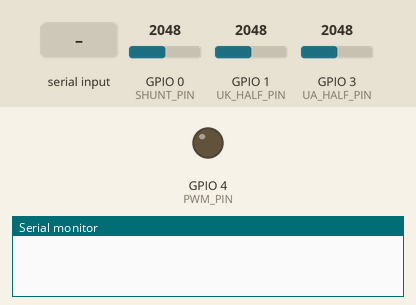
Bench run of a sketch on a simulated ESP32-C3. Parts: output pins drawn as LEDs (lit = HIGH), the last lines printed to the serial monitor. The test bench sets the inputs (shaded band); at power-on: GPIO 0 (SHUNT_PIN) = 2048, GPIO 1 (UK_HALF_PIN) = 2048, GPIO 3 (UA_HALF_PIN) = 2048 (analog values on the 0–4095 scale).

Above: at 2.2 s.
2.3 s: "s" received over Serial
At 3.4 s:
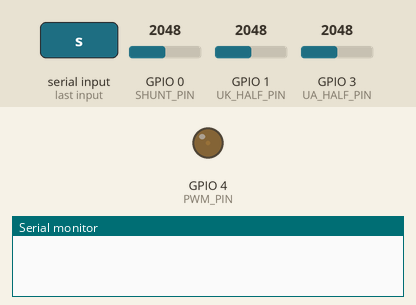
5.3 s: GPIO 0 (SHUNT_PIN) set to 3499
8.3 s: GPIO 0 (SHUNT_PIN) set to 3590
At 13.93 s:
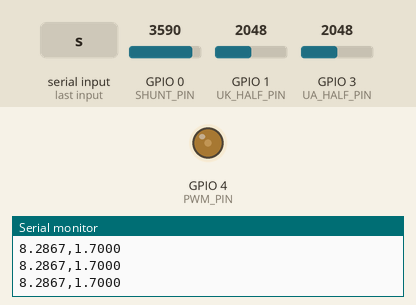
Timing chart, 0 to 17.2 s (numbered marks = the images above; inputs shaded):
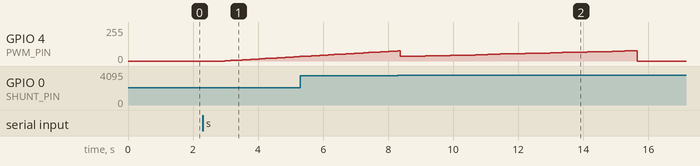

Measured:
- the behaviour switches between 3537 and 3538 on GPIO 0 (SHUNT_PIN) (found by bisection; images 1 and 2)
- after the input at 2.3 s, GPIO 4 (PWM_PIN): moves from 0/255 to 34/255 over 2.3 s, starting after 0.68 s

The sketch:

karakterisztika.ino
```cpp
/*
  https://pilath.wordpress.com/2026/08/22/led-ek-nyitofeszultsegenek-merese-fillerekbol
  ESP32-C3 SuperMini – LED U-I karakterisztika

  Kapcsolás:

  +5 V -> LED anód
  LED katód -> BC547 kollektor
  BC547 emitter -> 150 Ω -> GND

  GPIO0 -> 150 Ω-os sönt felső pontja
  GPIO1 -> LED katód / 2
  GPIO3 -> LED anód / 2
  GPIO4 -> PWM, 1 kΩ + 10 µF

  GPIO0–GND: 100 nF
  GPIO1–GND: 100 nF
  GPIO3–GND: 100 nF ajánlott

  Indítás: s vagy S

  Kimenet:
  pontosan 20 darab:
  I_mA,U_LED_V
*/


// ======================= Lábkiosztás =======================

const byte SHUNT_PIN   = 0;
const byte UK_HALF_PIN = 1;
const byte UA_HALF_PIN = 3;
const byte PWM_PIN     = 4;


// ======================= Kapcsolási adatok =======================

const float SHUNT_R_OHM = 150.0;
const float DIVIDER_FACTOR = 2.0;

// Ha a GPIO3 nincs bekötve, ezt használja:
const float DEFAULT_UA_HALF_V = 2.500;

// A GPIO3 mérése akkor tekinthető hihetőnek,
// ha ebbe a tartományba esik.
const float UA_HALF_MIN_VALID_V = 2.0;
const float UA_HALF_MAX_VALID_V = 3.0;


// ======================= PWM =======================

const uint32_t PWM_FREQUENCY = 5000;
const byte PWM_RESOLUTION = 10;
const int PWM_MAX = 1023;


// ======================= Mérési beállítások =======================

const int OUTPUT_POINTS = 20;

const float MIN_CURRENT_MA = 0.05;
const float MAX_CURRENT_MA = 8.0;

const int PRESCAN_STEP   = 5;
const int PRESCAN_SETTLE = 80;

const int MEASURE_SETTLE = 300;

const int ADC_SAMPLES = 100;


// Dinamikusan meghatározott értékek
float shuntOffsetV = 0.0;
float ledAnodeV    = 5.0;


// ======================= ADC-mérés =======================

float readVoltage(byte pin)
{
  // Csatornaváltás utáni első mérés eldobása
  analogReadMilliVolts(pin);
  delayMicroseconds(200);

  uint32_t sumMilliVolt = 0;

  for (int i = 0; i < ADC_SAMPLES; i++)
  {
    sumMilliVolt += analogReadMilliVolts(pin);
    delayMicroseconds(300);
  }

  return sumMilliVolt / (ADC_SAMPLES * 1000.0);
}


// Gyorsabb ADC-mérés az előzetes sweephez
float readVoltageQuick(byte pin)
{
  const int samples = 20;

  analogReadMilliVolts(pin);
  delayMicroseconds(200);

  uint32_t sumMilliVolt = 0;

  for (int i = 0; i < samples; i++)
  {
    sumMilliVolt += analogReadMilliVolts(pin);
    delayMicroseconds(300);
  }

  return sumMilliVolt / (samples * 1000.0);
}


// ======================= PWM =======================

void setPWM(int value)
{
  value = constrain(value, 0, PWM_MAX);
  ledcWrite(PWM_PIN, value);
}


// ======================= Árammérés =======================

float quickCurrentmA()
{
  float uShunt = readVoltageQuick(SHUNT_PIN);

  float currentmA =
    ((uShunt - shuntOffsetV) / SHUNT_R_OHM) * 1000.0;

  if (currentmA < 0.0)
    currentmA = 0.0;

  return currentmA;
}


// ======================= Sweep =======================

void runSweep()
{
  // LED kikapcsolása
  setPWM(0);
  delay(500);


  // -------------------------------------------------------
  // 1. Sönt ADC-offset mérése
  // -------------------------------------------------------

  shuntOffsetV = readVoltage(SHUNT_PIN);


  // -------------------------------------------------------
  // 2. LED anódfeszültségének mérése GPIO3-on
  // -------------------------------------------------------

  float uaHalfMeasured = readVoltage(UA_HALF_PIN);

  if (uaHalfMeasured >= UA_HALF_MIN_VALID_V &&
      uaHalfMeasured <= UA_HALF_MAX_VALID_V)
  {
    // GPIO3 bekötve, a mért értéket használjuk
    ledAnodeV = uaHalfMeasured * DIVIDER_FACTOR;
  }
  else
  {
    // GPIO3 nincs bekötve vagy az érték nem hihető
    ledAnodeV = DEFAULT_UA_HALF_V * DIVIDER_FACTOR;
  }


  // -------------------------------------------------------
  // 3. Gyors előmérés
  // -------------------------------------------------------

  int pwmFrom = 0;
  int pwmTo   = PWM_MAX;

  bool lowerFound = false;
  bool upperFound = false;

  for (int pwm = 0; pwm <= PWM_MAX; pwm += PRESCAN_STEP)
  {
    setPWM(pwm);
    delay(PRESCAN_SETTLE);

    float currentmA = quickCurrentmA();

    if (!lowerFound && currentmA >= MIN_CURRENT_MA)
    {
      pwmFrom = pwm;
      lowerFound = true;
    }

    if (currentmA >= MAX_CURRENT_MA)
    {
      pwmTo = pwm;
      upperFound = true;
      break;
    }
  }

  if (!lowerFound)
  {
    pwmFrom = 0;
    pwmTo   = PWM_MAX;
  }
  else if (!upperFound)
  {
    pwmTo = PWM_MAX;
  }


  // -------------------------------------------------------
  // 4. Pontosan 20 adatpár kiírása
  // -------------------------------------------------------

  // Első pont: origó
  Serial.println("0.0000,0.0000");

  // További 19 valódi mérési pont
  const int measuredPoints = OUTPUT_POINTS - 1;

  for (int point = 0; point < measuredPoints; point++)
  {
    // A pwmFrom...pwmTo tartomány felosztása
    // pontosan 19 mérési pontra
    long numerator =
      (long)(pwmTo - pwmFrom) * point;

    int pwm =
      pwmFrom +
      (numerator + (measuredPoints - 2) / 2) /
      (measuredPoints - 1);

    setPWM(pwm);
    delay(MEASURE_SETTLE);


    // Söntfeszültség
    float uShunt = readVoltage(SHUNT_PIN);

    // LED katódfeszültségének fele
    float ukHalf = readVoltage(UK_HALF_PIN);


    // LED-áram
    float currentmA =
      ((uShunt - shuntOffsetV) / SHUNT_R_OHM) * 1000.0;

    if (currentmA < 0.0)
      currentmA = 0.0;


    // LED katódfeszültsége
    float uCathode =
      ukHalf * DIVIDER_FACTOR;


    // LED-en eső feszültség
    float uLed =
      ledAnodeV - uCathode;

    if (uLed < 0.0)
      uLed = 0.0;


    // Data Streamer: kizárólag két szám
    Serial.print(currentmA, 4);
    Serial.print(',');
    Serial.println(uLed, 4);
  }


  // Mérési folyamat vége
  setPWM(0);
}


// ======================= Inicializálás =======================

void setup()
{
  Serial.begin(115200);
  delay(1000);

  pinMode(SHUNT_PIN, INPUT);
  pinMode(UK_HALF_PIN, INPUT);
  pinMode(UA_HALF_PIN, INPUT);

  analogReadResolution(12);

  // 8 mA × 150 Ω = 1,2 V
  analogSetPinAttenuation(SHUNT_PIN, ADC_6db);

  // Katód/2: legfeljebb kb. 2,5 V
  analogSetPinAttenuation(UK_HALF_PIN, ADC_11db);

  // Anód/2: kb. 2,5 V
  analogSetPinAttenuation(UA_HALF_PIN, ADC_11db);

  bool pwmOk = ledcAttach(
    PWM_PIN,
    PWM_FREQUENCY,
    PWM_RESOLUTION
  );

  if (!pwmOk)
  {
    while (true)
      delay(1000);
  }

  setPWM(0);
}


// ======================= Főprogram =======================

void loop()
{
  if (Serial.available() > 0)
  {
    char command = Serial.read();

    if (command == 's' || command == 'S')
    {
      // A sorvége és más bent maradt karakterek eldobása
      while (Serial.available() > 0)
        Serial.read();

      runSweep();
    }
  }

  delay(10);
}
```
